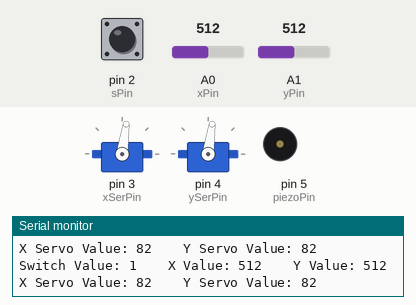
Recording of a sketch running on a simulated Arduino Uno, built with avr-gcc and run on an emulated ATmega328P. Parts: 2 × servo, buzzer (waves = sounding), the last lines printed to the serial monitor. The inputs (shaded band) are chosen by the test bench; at power-on: pin 2 (sPin) HIGH, A0 (xPin) = 512, A1 (yPin) = 512.

Above: at 1.2 s.
1.3 s: pin 2 (sPin) pulled LOW for 3.2 s
At 1.62 s:
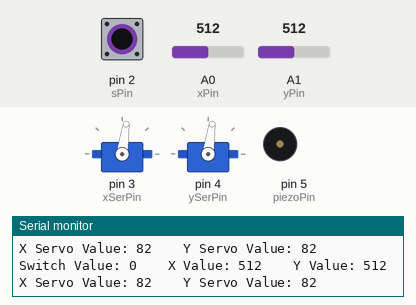
6.0 s: A0 (xPin) set to 110
At 6.3 s:
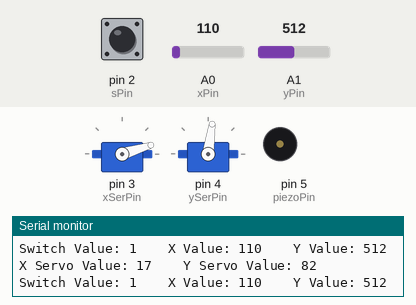
7.5 s: A0 (xPin) set to 93
At 8.5 s:
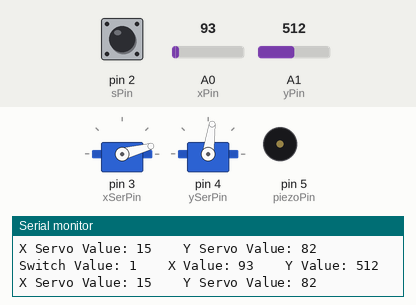
9.1 s: A1 (yPin) set to 606
At 10.3 s:
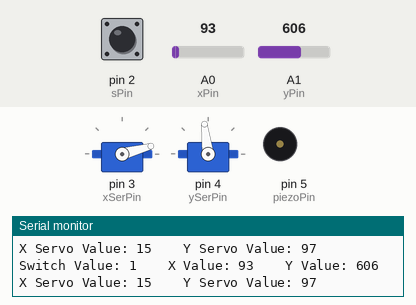
10.6 s: A1 (yPin) set to 631
At 11.9 s:
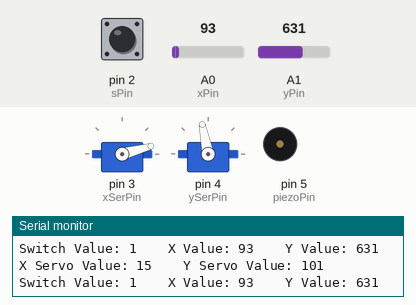
12.2 s: pin 2 (sPin) pulled LOW for 1 s
At 12.55 s:
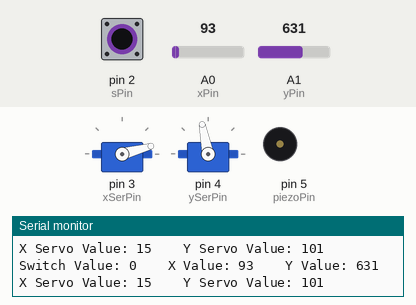
Timing chart, 0 to 15.2 s (numbered marks = the images above; inputs shaded):
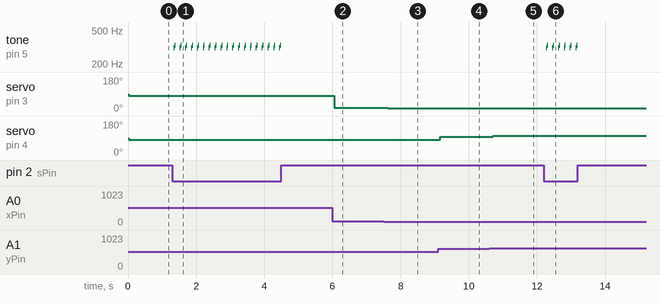

Measured:
- after the input at 1.3 s, tone on pin 5 (piezoPin): silent → 311 Hz at once, then repeats every 0.17 s: 330 Hz 0.02 s, silent 0.13 s, 311 Hz 0.03 s, until it stays silent from 4.5 s
- after the input at 6.0 s, servo on pin 3 (xSerPin): 82° → 17° after 0.06 s
- after the input at 7.5 s, servo on pin 3 (xSerPin): 17° → 15° after 0.12 s
- after the input at 9.1 s, servo on pin 4 (ySerPin): 82° → 97° after 0.07 s
- after the input at 10.6 s, servo on pin 4 (ySerPin): 97° → 101° after 0.12 s
- after the input at 12.2 s, tone on pin 5 (piezoPin): silent → 311 Hz after 0.08 s, then repeats every 0.17 s: 330 Hz 0.02 s, silent 0.13 s, 311 Hz 0.03 s, until it stays silent from 13.2 s

The sketch:

Joystick_laser.ino
```cpp
#include <Servo.h>
#include "pitches.h"
int notes[] = {
  NOTE_B0,
  NOTE_C1,
  NOTE_CS1,
  NOTE_D1,
  NOTE_DS1,
  NOTE_E1  ,
  NOTE_F1  ,
  NOTE_FS1 ,
  NOTE_G1 ,
  NOTE_GS1 ,
  NOTE_A1  ,
  NOTE_AS1 ,
  NOTE_B1  ,
  NOTE_C2  ,
  NOTE_CS2 ,
  NOTE_D2  ,
  NOTE_DS2 ,
  NOTE_E2  ,
  NOTE_F2  ,
  NOTE_FS2 ,
  NOTE_G2  ,
  NOTE_GS2 ,
  NOTE_A2  ,
  NOTE_AS2 ,
  NOTE_B2  ,
  NOTE_C3  ,
  NOTE_CS3 ,
  NOTE_D3  ,
  NOTE_DS3 ,
  NOTE_E3  ,
  NOTE_F3  ,
  NOTE_FS3 ,
  NOTE_G3  ,
  NOTE_GS3 ,
  NOTE_A3  ,
  NOTE_AS3 ,
  NOTE_B3  ,
  NOTE_C4  ,
  NOTE_CS4 ,
  NOTE_D4  ,
  NOTE_DS4 ,
  NOTE_E4  ,
  NOTE_F4  ,
  NOTE_FS4 ,
  NOTE_G4  ,
  NOTE_GS4 ,
  NOTE_A4  ,
  NOTE_AS4 ,
  NOTE_B4  ,
  NOTE_C5  ,
  NOTE_CS5 ,
  NOTE_D5  ,
  NOTE_DS5 ,
  NOTE_E5  ,
  NOTE_F5  ,
  NOTE_FS5 ,
  NOTE_G5  ,
  NOTE_GS5 ,
  NOTE_A5  ,
  NOTE_AS5 ,
  NOTE_B5  ,
  NOTE_C6  ,
  NOTE_CS6 ,
  NOTE_D6  ,
  NOTE_DS6 ,
  NOTE_E6  ,
  NOTE_F6  ,
  NOTE_FS6 ,
  NOTE_G6  ,
  NOTE_GS6 ,
  NOTE_A6  ,
  NOTE_AS6 ,
  NOTE_B6  ,
  NOTE_C7  ,
  NOTE_CS7 ,
  NOTE_D7  ,
  NOTE_DS7 ,
  NOTE_E7  ,
  NOTE_F7  ,
  NOTE_FS7 ,
  NOTE_G7  ,
  NOTE_GS7 ,
  NOTE_A7  ,
  NOTE_AS7 ,
  NOTE_B7  ,
  NOTE_C8  ,
  NOTE_CS8 ,
  NOTE_D8  ,
  NOTE_DS8 ,
};
int xPin = A0, yPin = A1, sPin = 2, xVal, yVal, sVal, dly = 100;
int xSerPin = 3, ySerPin = 4, xSerVal, ySerVal, minSerVal = 0, maxSerVal = 165;
int piezoPin = 5, noteLen = 20;
float pauseInc = 1.3, notePause = noteLen * pauseInc;
Servo xServo;
Servo yServo;
void setup() {
  // put your setup code here, to run once:
  Serial.begin(9600);
  pinMode(sPin, INPUT);
  pinMode(xPin, INPUT);
  pinMode(yPin, INPUT);
  pinMode(piezoPin, OUTPUT);
  digitalWrite(sPin, HIGH); // Read without extra stuff. When you press down stuff happens
  xServo.attach(xSerPin);
  yServo.attach(ySerPin);
}

void loop() {
  //  // put your main code here, to run repeatedly:
  sVal = digitalRead(sPin);
  xVal = analogRead(xPin);
  yVal = analogRead(yPin);
  Serial.print("Switch Value: ");
  Serial.print(sVal);
  Serial.print("\t\tX Value: ");
  Serial.print(xVal);
  Serial.print("\t\tY Value: ");
  Serial.println(yVal);
  xSerVal = map(xVal, 0, 1023, minSerVal, maxSerVal);
  ySerVal = map(yVal, 0, 1023, minSerVal, maxSerVal);
  Serial.print("\nX Servo Value: ");
  Serial.print(xSerVal);
  Serial.print("\t\tY Servo Value: ");
  Serial.println(ySerVal);
  xServo.write(xSerVal);
  yServo.write(ySerVal);
  if (sVal == 0) {
    tone(piezoPin, notes[40], noteLen);
    delay(notePause);
    noTone(piezoPin);
    tone(piezoPin, notes[41], noteLen);
    delay(notePause);
    noTone(piezoPin);
  }
  else {
    noTone(piezoPin);
  }
  delay(dly);

}
```

pitches.h
```cpp
/*************************************************
 * Public Constants
 *************************************************/

#define NOTE_B0  31
#define NOTE_C1  33
#define NOTE_CS1 35
#define NOTE_D1  37
#define NOTE_DS1 39
#define NOTE_E1  41
#define NOTE_F1  44
#define NOTE_FS1 46
#define NOTE_G1  49
#define NOTE_GS1 52
#define NOTE_A1  55
#define NOTE_AS1 58
#define NOTE_B1  62
#define NOTE_C2  65
#define NOTE_CS2 69
#define NOTE_D2  73
#define NOTE_DS2 78
#define NOTE_E2  82
#define NOTE_F2  87
#define NOTE_FS2 93
#define NOTE_G2  98
#define NOTE_GS2 104
#define NOTE_A2  110
#define NOTE_AS2 117
#define NOTE_B2  123
#define NOTE_C3  131
#define NOTE_CS3 139
#define NOTE_D3  147
#define NOTE_DS3 156
#define NOTE_E3  165
#define NOTE_F3  175
#define NOTE_FS3 185
#define NOTE_G3  196
#define NOTE_GS3 208
#define NOTE_A3  220
#define NOTE_AS3 233
#define NOTE_B3  247
#define NOTE_C4  262
#define NOTE_CS4 277
#define NOTE_D4  294
#define NOTE_DS4 311
#define NOTE_E4  330
#define NOTE_F4  349
#define NOTE_FS4 370
#define NOTE_G4  392
#define NOTE_GS4 415
#define NOTE_A4  440
#define NOTE_AS4 466
#define NOTE_B4  494
#define NOTE_C5  523
#define NOTE_CS5 554
#define NOTE_D5  587
#define NOTE_DS5 622
#define NOTE_E5  659
#define NOTE_F5  698
#define NOTE_FS5 740
#define NOTE_G5  784
#define NOTE_GS5 831
#define NOTE_A5  880
#define NOTE_AS5 932
#define NOTE_B5  988
#define NOTE_C6  1047
#define NOTE_CS6 1109
#define NOTE_D6  1175
#define NOTE_DS6 1245
#define NOTE_E6  1319
#define NOTE_F6  1397
#define NOTE_FS6 1480
#define NOTE_G6  1568
#define NOTE_GS6 1661
#define NOTE_A6  1760
#define NOTE_AS6 1865
#define NOTE_B6  1976
#define NOTE_C7  2093
#define NOTE_CS7 2217
#define NOTE_D7  2349
#define NOTE_DS7 2489
#define NOTE_E7  2637
#define NOTE_F7  2794
#define NOTE_FS7 2960
#define NOTE_G7  3136
#define NOTE_GS7 3322
#define NOTE_A7  3520
#define NOTE_AS7 3729
#define NOTE_B7  3951
#define NOTE_C8  4186
#define NOTE_CS8 4435
#define NOTE_D8  4699
#define NOTE_DS8 4978
```
